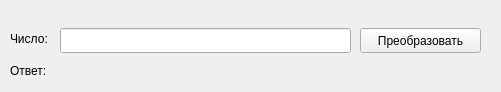
<?xml version="1.0" encoding="UTF-8"?>
<ui version="4.0">
 <class>Widget</class>
 <widget class="QWidget" name="Widget">
  <property name="geometry">
   <rect>
    <x>0</x>
    <y>0</y>
    <width>501</width>
    <height>92</height>
   </rect>
  </property>
  <property name="windowTitle">
   <string>Widget</string>
  </property>
  <widget class="QLabel" name="label">
   <property name="geometry">
    <rect>
     <x>10</x>
     <y>30</y>
     <width>51</width>
     <height>17</height>
    </rect>
   </property>
   <property name="text">
    <string>Число:</string>
   </property>
  </widget>
  <widget class="QLineEdit" name="lineEdit">
   <property name="geometry">
    <rect>
     <x>60</x>
     <y>28</y>
     <width>291</width>
     <height>25</height>
    </rect>
   </property>
  </widget>
  <widget class="QLabel" name="label_2">
   <property name="geometry">
    <rect>
     <x>10</x>
     <y>62</y>
     <width>51</width>
     <height>17</height>
    </rect>
   </property>
   <property name="text">
    <string>Ответ:</string>
   </property>
  </widget>
  <widget class="QPushButton" name="pushButton">
   <property name="geometry">
    <rect>
     <x>360</x>
     <y>28</y>
     <width>121</width>
     <height>25</height>
    </rect>
   </property>
   <property name="text">
    <string>Преобразовать</string>
   </property>
  </widget>
  <widget class="QLabel" name="label_3">
   <property name="geometry">
    <rect>
     <x>60</x>
     <y>63</y>
     <width>291</width>
     <height>17</height>
    </rect>
   </property>
   <property name="text">
    <string/>
   </property>
  </widget>
 </widget>
 <resources/>
 <connections/>
</ui>
